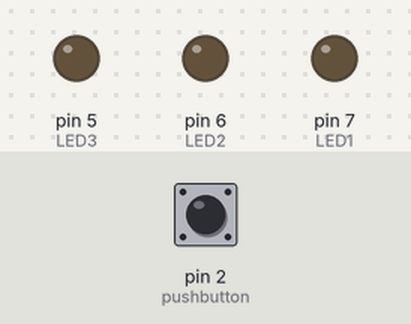
Simulated run of this sketch. Board: Arduino Uno, built with avr-gcc and run on an emulated ATmega328P. Shown: output pins drawn as LEDs (lit = HIGH). Inputs (shaded band) come from the test bench; at power-on: pin 2 (pushbutton) HIGH.

Above: at 1.2 s.
1.3 s: pin 2 (pushbutton) pulled LOW for 0.15 s
At 2.6 s:
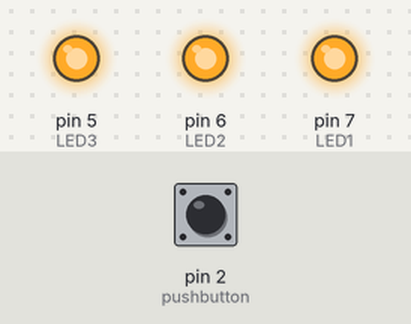
3.0 s: pin 2 (pushbutton) pulled LOW for 1 s
At 3.9 s:
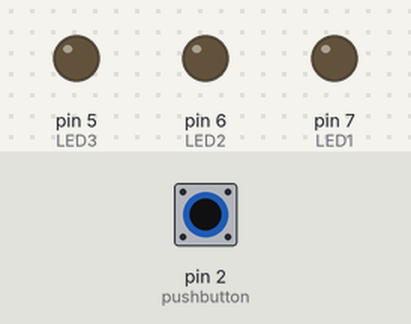
5.5 s: pin 2 (pushbutton) pulled LOW for 3.2 s
At 7.0 s:
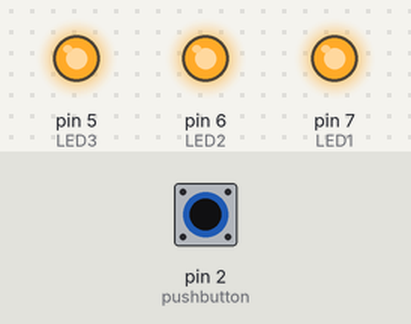
Timing chart, 0 to 8.5 s (numbered marks = the images above; inputs shaded):
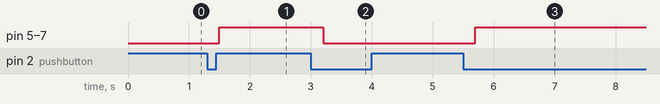

The sketch:

pushbuttonleds3.ino
```cpp
int LED1 = 7;
int LED2 = 6;
int LED3 = 5;
int pushbutton = 2;


int lastButtonState = HIGH;
bool ledsOn = false;

void setup()
{
  pinMode(pushbutton, INPUT_PULLUP);
  pinMode(LED1, OUTPUT);
  pinMode(LED2, OUTPUT);
  pinMode(LED3, OUTPUT);
}

void loop()
{
   int buttonState = digitalRead(pushbutton);

  if (buttonState == LOW && lastButtonState == HIGH) {
    ledsOn = !ledsOn;
    delay(200);

     }

  lastButtonState = buttonState;

  if(ledsOn){

  digitalWrite(LED1, HIGH);
  digitalWrite(LED2,HIGH);
    digitalWrite(LED3, HIGH);
  }else{
    digitalWrite(LED1, LOW);
    digitalWrite(LED2, LOW);
    digitalWrite(LED3, LOW);
  }
}
```

Measured:
- after the input at 1.3 s, pin 5 (LED3), pin 6 (LED2), pin 7 (LED1): LOW → HIGH after 0.20 s
- after the input at 3.0 s, pin 5 (LED3), pin 6 (LED2), pin 7 (LED1): HIGH → LOW after 0.20 s
- after the input at 5.5 s, pin 5 (LED3), pin 6 (LED2), pin 7 (LED1): LOW → HIGH after 0.20 s
